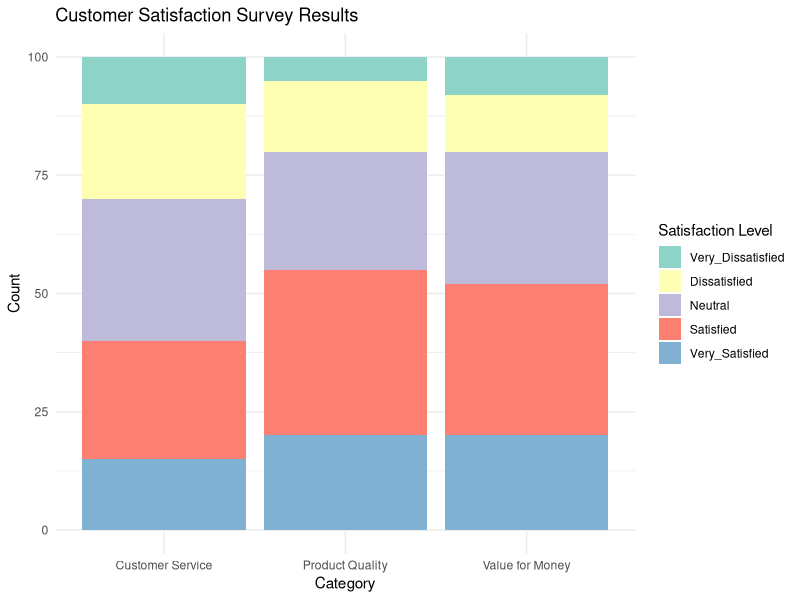

Here is the R script that generated this plot:
# Load necessary library
library(ggplot2)
satisfaction_data <- data.frame(
  Category = c("Product Quality", "Customer Service", "Value for Money"),
  Very_Dissatisfied = c(5, 10, 8),
  Dissatisfied = c(15, 20, 12),
  Neutral = c(25, 30, 28),
  Satisfied = c(35, 25, 32),
  Very_Satisfied = c(20, 15, 20)
)
satisfaction_long <- reshape2::melt(satisfaction_data, id.vars = "Category",
                                    variable.name = "Satisfaction_Level",
                                    value.name = "Count")
ggplot(satisfaction_long, aes(x = Category, y = Count, fill = Satisfaction_Level)) +
  geom_bar(stat = "identity") +
  labs(title = "Customer Satisfaction Survey Results",
       x = "Category",
       y = "Count",
       fill = "Satisfaction Level") +
  theme_minimal() +
  scale_fill_brewer(palette = "Set3")
